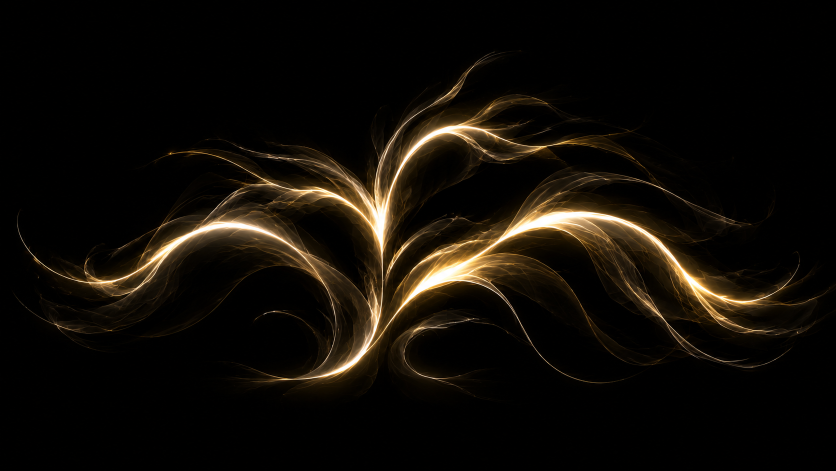
#> input picture input/original.png, 1672 x 941 px (shown at 1/2 size)
$ python extract_v07.py
#> lines starting #> are read from the running program, lines starting #| are printed output that depends on the picture; after the words box and inside, x2 and y2 are one past the last pixel; in counts of white or black regions, pixels touching at a corner belong together
### src/preprocess.py
"""
图像预处理：从原图中提取金色光带，形态学固化为实心带状，骨架化，修剪毛刺。
"""
import numpy as np
from PIL import Image
from skimage import color, morphology


def load_image(path: str) -> np.ndarray:
    """加载图片为 RGB numpy 数组 (H, W, 3)。"""
    img = Image.open(path).convert("RGB")
    return np.array(img)


def extract_golden_mask(rgb: np.ndarray) -> np.ndarray:
    """
    提取金色光带的二值掩码。
    HSV 锁定黄-橙色相 + 高亮度 + 适度饱和度，亮度兜底。
    """
    hsv = color.rgb2hsv(rgb)
    h, s, v = hsv[..., 0], hsv[..., 1], hsv[..., 2]

    hue_mask = (h >= 0.05) & (h <= 0.17)
    sat_mask = s >= 0.25
    val_mask = v >= 0.25
    color_mask = hue_mask & sat_mask & val_mask
    bright_mask = v >= 0.70

    return color_mask | bright_mask


def solidify_mask(mask: np.ndarray, close_radius: int = 10, dilate_radius: int = 3, min_object_size: int = 800) -> np.ndarray:
    """
    强力形态学固化：把丝缕状光带变成实心、边缘平滑的带状区域。
    1. 去小连通块  2. 大核闭运算填补空洞  3. 膨胀合并邻近丝缕  4. 再次去噪
    """
    cleaned = morphology.remove_small_objects(mask, min_size=min_object_size)
    cleaned = morphology.binary_closing(cleaned, morphology.disk(close_radius))
    if dilate_radius > 0:
        cleaned = morphology.binary_dilation(cleaned, morphology.disk(dilate_radius))
    cleaned = morphology.remove_small_objects(cleaned, min_size=min_object_size * 2)
    return cleaned


def skeletonize(mask: np.ndarray) -> np.ndarray:
    """骨架化：将实心光带细化为单像素宽的中心线。"""
    return morphology.skeletonize(mask)


def prune_skeleton(skeleton: np.ndarray, min_branch_length: int = 25) -> np.ndarray:
    """
    修剪骨架上的短毛刺分支。
    迭代去除端点开始的短分支，直到没有长度小于阈值的端部分支。
    """
    skel = skeleton.copy()
    h, w = skel.shape

    def get_neighbors(y, x):
        nbs = []
        for dy in (-1, 0, 1):
            for dx in (-1, 0, 1):
                if dy == 0 and dx == 0:
                    continue
                ny, nx = y + dy, x + dx
                if 0 <= ny < h and 0 <= nx < w and skel[ny, nx]:
                    nbs.append((ny, nx))
        return nbs

    for _ in range(10):
        endpoints = []
        ys, xs = np.where(skel)
        for y, x in zip(ys, xs):
            if len(get_neighbors(y, x)) == 1:
                endpoints.append((y, x))

        removed_any = False
        for ep in endpoints:
            path = [ep]
            current = ep
            prev = None
            while True:
                nbs = get_neighbors(current[0], current[1])
                next_pts = [n for n in nbs if n != prev]
                if not next_pts:
                    break
                if len(get_neighbors(current[0], current[1])) >= 3 and current != ep:
                    break
                nxt = next_pts[0]
                path.append(nxt)
                prev = current
                current = nxt
                if len(path) > min_branch_length:
                    break

            if len(path) <= min_branch_length:
                for p in path[:-1]:
                    skel[p[0], p[1]] = False
                removed_any = True

        if not removed_any:
            break

    return skel

### src/trace_angle.py
"""
骨架曲线追踪：基于多源 BFS 最短路径 + 端点角度聚类，精确提取5根主枝条。

核心思路：
1. 多源 BFS 从底部根区域计算每个骨架像素到根的距离场
2. 每个端点沿距离递减方向走到根 → 最短路径
3. 按端点相对于汇聚中心的角度聚类为5组（左上/左下/中上/右上/右下）
4. 每组取最长路径 → 5根主枝条
"""
import numpy as np
from collections import deque


def _neighbors(y: int, x: int, h: int, w: int) -> list:
    nbs = []
    for dy in (-1, 0, 1):
        for dx in (-1, 0, 1):
            if dy == 0 and dx == 0:
                continue
            ny, nx = y + dy, x + dx
            if 0 <= ny < h and 0 <= nx < w:
                nbs.append((ny, nx))
    return nbs


def _degree_map(skeleton: np.ndarray) -> np.ndarray:
    h, w = skeleton.shape
    degree = np.zeros((h, w), dtype=np.int32)
    ys, xs = np.where(skeleton)
    for y, x in zip(ys, xs):
        cnt = sum(1 for ny, nx in _neighbors(y, x, h, w) if skeleton[ny, nx])
        degree[y, x] = cnt
    return degree


def find_endpoints(skeleton: np.ndarray) -> list:
    deg = _degree_map(skeleton)
    ys, xs = np.where((skeleton) & (deg == 1))
    return list(zip(ys, xs))


def define_root_region(skeleton: np.ndarray, y_ratio: float = 0.72) -> np.ndarray:
    h, w = skeleton.shape
    y_min = int(h * y_ratio)
    root_mask = np.zeros_like(skeleton, dtype=bool)
    root_mask[y_min:, :] = True
    return root_mask & skeleton


def multi_source_bfs(skeleton: np.ndarray, sources: list) -> np.ndarray:
    h, w = skeleton.shape
    dist = np.full((h, w), -1, dtype=np.int32)
    queue = deque()
    for sy, sx in sources:
        if skeleton[sy, sx] and dist[sy, sx] == -1:
            dist[sy, sx] = 0
            queue.append((sy, sx))
    while queue:
        y, x = queue.popleft()
        d = dist[y, x]
        for ny, nx in _neighbors(y, x, h, w):
            if skeleton[ny, nx] and dist[ny, nx] == -1:
                dist[ny, nx] = d + 1
                queue.append((ny, nx))
    return dist


def trace_path_to_root(start: tuple, dist: np.ndarray, skeleton: np.ndarray) -> list:
    h, w = skeleton.shape
    path = [start]
    visited = {start}
    current = start
    while True:
        y, x = current
        if dist[y, x] == 0:
            break
        candidates = [(ny, nx) for ny, nx in _neighbors(y, x, h, w)
                      if skeleton[ny, nx] and (ny, nx) not in visited and dist[ny, nx] >= 0]
        if not candidates:
            candidates = [(ny, nx) for ny, nx in _neighbors(y, x, h, w)
                          if skeleton[ny, nx] and (ny, nx) not in visited]
            if not candidates:
                break
        best = min(candidates, key=lambda p: dist[p[0], p[1]])
        path.append(best)
        visited.add(best)
        current = best
        if len(path) > 2000:
            break
    return path


# 5个角度区间（度），对应5根主枝条
# 角度定义：arctan2(ey-cy, ex-cx)，正右=0°，正上=-90°，正左=±180°
ANGLE_GROUPS = {
    "right_lower":  {"name": "右下卷曲枝", "min": -25, "max": 15},
    "right_upper":  {"name": "右上大枝",   "min": -75, "max": -35},
    "center_top":   {"name": "中间主干",   "min": -105, "max": -75},
    "left_upper":   {"name": "左上大枝",   "min": -155, "max": -110},
    "left_lower":   {"name": "左下卷曲枝", "min": -180, "max": -155},
}


def extract_5_main_curves(
    skeleton: np.ndarray,
    min_length: int = 80,
    root_y_ratio: float = 0.72,
    center_y_ratio: float = 0.65,
    center_x_ratio: float = 0.50,
) -> list:
    """
    提取5根主枝条，按端点角度聚类。
    返回列表，每个元素为 dict:
        {"key": str, "name": str, "points": np.ndarray (N,2), "endpoint": (y,x), "length": int, "angle": float}
    """
    h, w = skeleton.shape
    cy = h * center_y_ratio
    cx = w * center_x_ratio

    print(f"  [AngleCluster] Center=({cx:.0f},{cy:.0f}), root y>={root_y_ratio:.0%}")

    root_mask = define_root_region(skeleton, y_ratio=root_y_ratio)
    root_pixels = list(zip(*np.where(root_mask)))
    print(f"  [AngleCluster] Root pixels: {len(root_pixels)}")
    dist = multi_source_bfs(skeleton, root_pixels)

    endpoints = find_endpoints(skeleton)
    print(f"  [AngleCluster] Endpoints: {len(endpoints)}")

    endpoint_paths = []
    for ep in endpoints:
        if dist[ep[0], ep[1]] < 0:
            continue
        path = trace_path_to_root(ep, dist, skeleton)
        if len(path) < min_length:
            continue
        ey, ex = ep
        angle = np.degrees(np.arctan2(ey - cy, ex - cx))
        endpoint_paths.append((angle, ep, np.array(path, dtype=np.float64)))

    print(f"  [AngleCluster] Valid paths (len>={min_length}): {len(endpoint_paths)}")

    results = []
    for key, group in ANGLE_GROUPS.items():
        amin, amax = group["min"], group["max"]
        if amin <= -180:
            matched = [(a, ep, p) for a, ep, p in endpoint_paths
                       if (a >= amin and a <= amax) or (a >= 160 and a <= 180)]
        else:
            matched = [(a, ep, p) for a, ep, p in endpoint_paths
                       if amin <= a <= amax]

        if matched:
            matched.sort(key=lambda x: len(x[2]), reverse=True)
            best_angle, best_ep, best_path = matched[0]
            results.append({
                "key": key,
                "name": group["name"],
                "points": best_path,
                "endpoint": best_ep,
                "length": len(best_path),
                "angle": best_angle,
                "group_count": len(matched),
            })
            print(f"  [AngleCluster] {group['name']:8s}: {len(matched)} candidates, "
                  f"best len={len(best_path)}, angle={best_angle:.1f}°")
        else:
            print(f"  [AngleCluster] {group['name']:8s}: NO candidates in [{amin},{amax}]!")

    return results

### src/smooth.py
"""
曲线平滑 v0.8：RDP路径简化 + B样条插值，生成极光滑的宏观走向曲线。

核心思路：
1. RDP (Ramer-Douglas-Peucker) 简化：去掉所有局部锯齿点，只保留宏观拐点
2. B样条插值：用少量拐点插值生成 C2 连续的极光滑曲线
3. 也保留传统的直接B样条平滑方法用于对比
"""
import numpy as np
from scipy.interpolate import splprep, splev


# [93 lines left out: functions perpendicular_distance, rdp_simplify, smooth_trend_curve, not called in this run]


def smooth_curve(
    points: np.ndarray,
    num_samples: int = 800,
    smooth_factor: float = 150.0,
    k: int = 3,
) -> np.ndarray:
    """传统直接B样条平滑（保留用于对比）。"""
    if len(points) < k + 1:
        return points
    y = points[:, 0]
    x = points[:, 1]
    try:
        tck, u = splprep([y, x], s=smooth_factor, k=k)
        u_new = np.linspace(u.min(), u.max(), num_samples)
        y_smooth, x_smooth = splev(u_new, tck)
        return np.column_stack([y_smooth, x_smooth])
    except Exception:
        return moving_average_curve(points, num_samples)


# [12 lines left out: function moving_average_curve, not called in this run]

### scripts/extract_v07.py
#!/usr/bin/env python3
"""
曲线提取主入口 v0.7（稳定版）
方法：多源 BFS 最短路径 + 端点角度聚类 → 精确提取5根主枝条 → B样条平滑 → SVG/JSON导出。
"""
import sys
import os
import json
import numpy as np

sys.path.insert(0, os.path.dirname(os.path.dirname(os.path.abspath(__file__))))

from src.preprocess import load_image, extract_golden_mask, solidify_mask, skeletonize, prune_skeleton
from src.trace_angle import extract_5_main_curves
from src.smooth import smooth_curve
import matplotlib
matplotlib.use("Agg")
import matplotlib.pyplot as plt


def export_svg(curves_data: list, image_size: tuple, output_path: str):
    """导出5根主枝条为 SVG，每根不同颜色。"""
    w, h = image_size
    colors = ["#FF6B6B", "#4ECDC4", "#45B7D1", "#FFA07A", "#98D8C8"]
    parts = [
        f'<?xml version="1.0" encoding="UTF-8"?>',
        f'<svg xmlns="http://www.w3.org/2000/svg" width="{w}" height="{h}" viewBox="0 0 {w} {h}">',
        f'  <rect width="100%" height="100%" fill="black"/>',
    ]
    for i, cd in enumerate(curves_data):
        pts = cd["smoothed"]
        d = f"M {pts[0,1]:.1f} {pts[0,0]:.1f}"
        for p in pts[1:]:
            d += f" L {p[1]:.1f} {p[0]:.1f}"
        parts.append(
            f'  <path d="{d}" fill="none" stroke="{colors[i % len(colors)]}" '
            f'stroke-width="3" stroke-linecap="round" stroke-linejoin="round" '
            f'id="{cd["key"]}" name="{cd["name"]}"/>'
        )
    parts.append("</svg>")
    with open(output_path, "w", encoding="utf-8") as f:
        f.write("\n".join(parts))


def export_json(curves_data: list, output_path: str):
    """导出JSON，包含每根枝条的名称、平滑点坐标、长度。"""
    data = {"version": "v0.7", "curve_count": len(curves_data), "curves": []}
    for cd in curves_data:
        pts = cd["smoothed"]
        points_xy = [[float(p[1]), float(p[0])] for p in pts]
        lengths = np.sqrt(np.sum(np.diff(pts, axis=0) ** 2, axis=1))
        data["curves"].append({
            "key": cd["key"],
            "name": cd["name"],
            "point_count": len(pts),
            "total_length_px": round(float(np.sum(lengths)), 2),
            "raw_length": cd["length"],
            "endpoint_xy": [float(cd["endpoint"][1]), float(cd["endpoint"][0])],
            "angle_deg": round(float(cd["angle"]), 1),
            "points": points_xy,
        })
    with open(output_path, "w", encoding="utf-8") as f:
        json.dump(data, f, ensure_ascii=False, indent=2)


def make_preview(curves_data: list, original: np.ndarray, output_path: str):
    """生成预览图：左原图叠加，右独立曲线。"""
    colors = ["#FF6B6B", "#4ECDC4", "#45B7D1", "#FFA07A", "#98D8C8"]
    fig, axes = plt.subplots(1, 2, figsize=(18, 8))

    axes[0].imshow(original, alpha=0.6)
    for i, cd in enumerate(curves_data):
        pts = cd["smoothed"]
        axes[0].plot(pts[:, 1], pts[:, 0], color=colors[i], linewidth=2.5, label=cd["name"])
        axes[0].scatter(cd["endpoint"][1], cd["endpoint"][0], color=colors[i], s=80, marker="*", edgecolors="white", linewidths=1)
    axes[0].set_title("5 Main Curves Overlay on Original", fontsize=13)
    axes[0].legend(loc="upper right", fontsize=9, facecolor="black", labelcolor="white", framealpha=0.8)
    axes[0].axis("off")

    axes[1].set_facecolor("black")
    for i, cd in enumerate(curves_data):
        pts = cd["smoothed"]
        axes[1].plot(pts[:, 1], pts[:, 0], color=colors[i], linewidth=2.5, label=cd["name"])
    axes[1].set_title("5 Extracted Smooth Curves", fontsize=13)
    axes[1].set_aspect("equal")
    axes[1].invert_yaxis()
    axes[1].legend(loc="upper right", fontsize=9, facecolor="black", labelcolor="white", framealpha=0.8)
    axes[1].axis("off")

    fig.suptitle("Curve Extraction v0.7 — Angle-Clustered 5 Main Branches", fontsize=15, color="white", fontweight="bold")
    fig.patch.set_facecolor("#1a1a1a")
    plt.tight_layout()
    plt.savefig(output_path, dpi=150, facecolor=fig.get_facecolor(), bbox_inches="tight")
    plt.close(fig)


def main():
    VERSION = "v0.7"
    base_dir = os.path.dirname(os.path.dirname(os.path.abspath(__file__)))
    input_path = os.path.join(base_dir, "input", "original.png")
    output_dir = os.path.join(base_dir, "output", VERSION)
    os.makedirs(output_dir, exist_ok=True)

    print("=" * 60)
    print(f"Curve Extractor {VERSION} — BFS + Angle Clustering (5 curves)")
    print("=" * 60)

    print("\n[1/5] Loading & preprocessing...")
    original = load_image(input_path)
#> in load_image, img is the input picture: PIL image 1672x941 RGB; mean R, G, B 16.9, 12.9, 7.4
    h, w = original.shape[:2]
    print(f"  Image: {w} x {h}")
#|   Image: 1672 x 941

    mask = extract_golden_mask(original)
#> in extract_golden_mask, `h, s, v = hsv[..., 0], hsv[..., 1], hsv[..., 2]`:
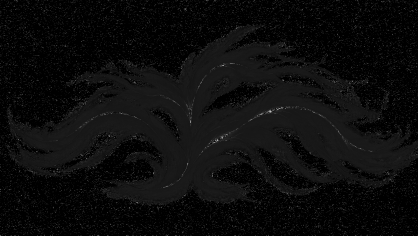
#> h: shape (941, 1672) float64 (shown at 1/4 size); min 0, max 0.979, mean 0.0469
#> in extract_golden_mask, `h, s, v = hsv[..., 0], hsv[..., 1], hsv[..., 2]`:
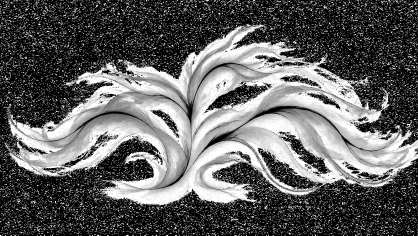
#> s: shape (941, 1672) float64 (shown at 1/4 size); min 0, max 1, mean 0.382
#> in extract_golden_mask, `hue_mask = (h >= 0.05) & (h <= 0.17)`:
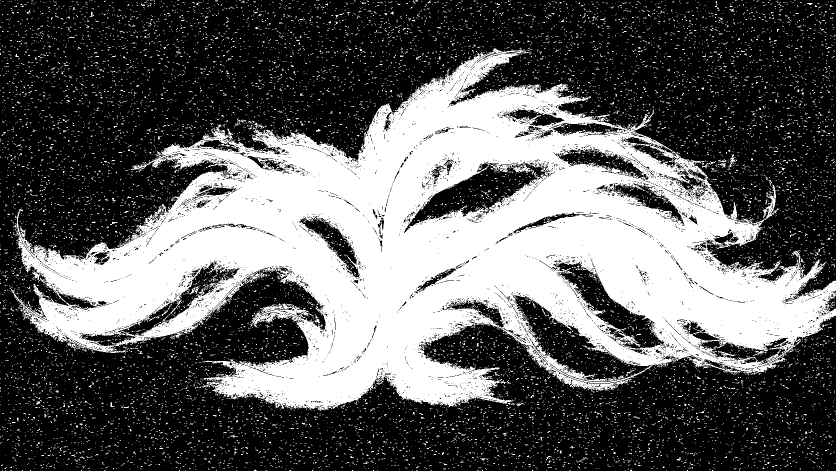
#> hue_mask: shape (941, 1672) bool (shown at 1/2 size); 36.5% white; 13014 white regions (12915 under 20 px), largest, box (x1, y1, x2, y2) and area: (20, 97, 1672, 823) 524867, (1455, 310, 1474, 336) 123, (374, 572, 399, 589) 123
#> in extract_golden_mask, `sat_mask = s >= 0.25`:
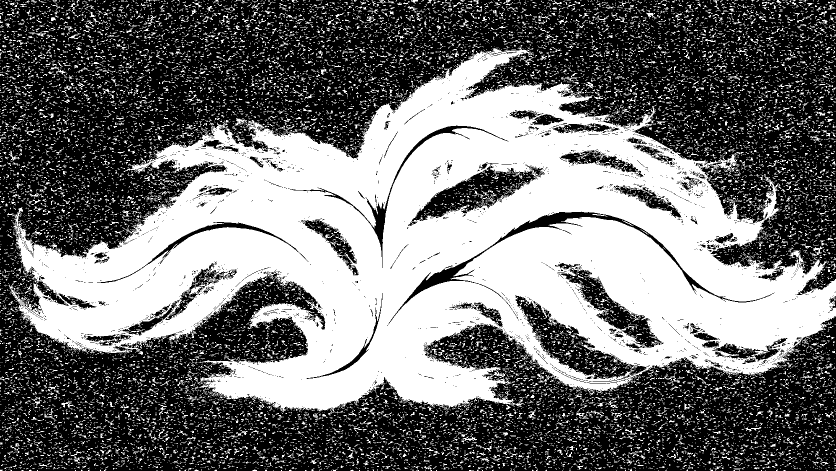
#> sat_mask: shape (941, 1672) bool (shown at 1/2 size); 44.4% white; 17274 white regions (15847 under 20 px), largest, box (x1, y1, x2, y2) and area: (14, 95, 1672, 826) 571615, (1620, 492, 1648, 513) 171, (470, 236, 495, 251) 153
    solid = solidify_mask(mask, close_radius=10, dilate_radius=3, min_object_size=800)
    skel = skeletonize(solid)
    skel_pruned = prune_skeleton(skel, min_branch_length=25)
    print(f"  Skeleton (pruned): {skel_pruned.sum()} pixels")
#|   Skeleton (pruned): 5814 pixels

    print("\n[2/5] Extracting 5 main curves via angle clustering...")
    curves_data = extract_5_main_curves(
        skel_pruned,
        min_length=80,
        root_y_ratio=0.72,
        center_y_ratio=0.65,
        center_x_ratio=0.50,
    )
#|   [AngleCluster] Center=(836,612), root y>=72%
#> in define_root_region, `return root_mask & skeleton`:
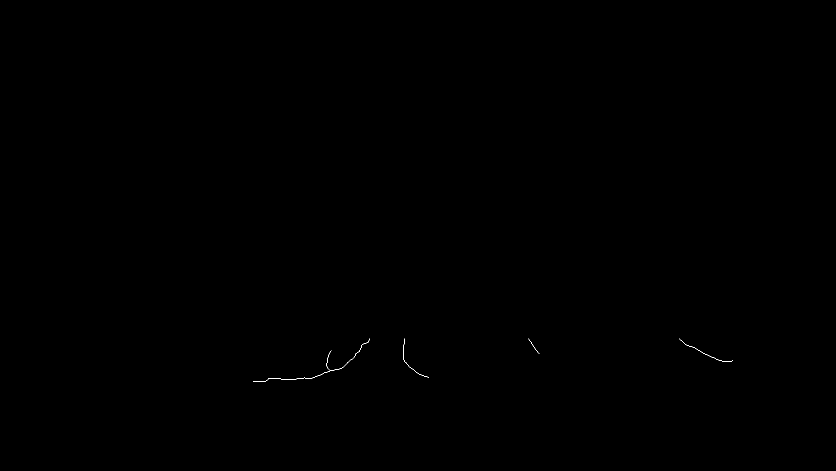
#> returned value: shape (941, 1672) bool (shown at 1/2 size); 0.03% white in thin lines or dots, all inside (x1, y1, x2, y2) = (506, 677, 1466, 764)
#> in extract_5_main_curves, `root_pixels = list(zip(*np.where(root_mask)))`: root_pixels = 528 pairs, first value 677 to 763, second value 506 to 1465
#|   [AngleCluster] Root pixels: 528
#> the loop in multi_source_bfs, `for sy, sx in sources:` made 528 passes
#> (sy, sx) on passes 1 to 3: (677, 739), (677, 809), (677, 1057)
#> the loop in multi_source_bfs, `while queue:` made 5694 passes
#> after the loop in multi_source_bfs, `while queue:`:
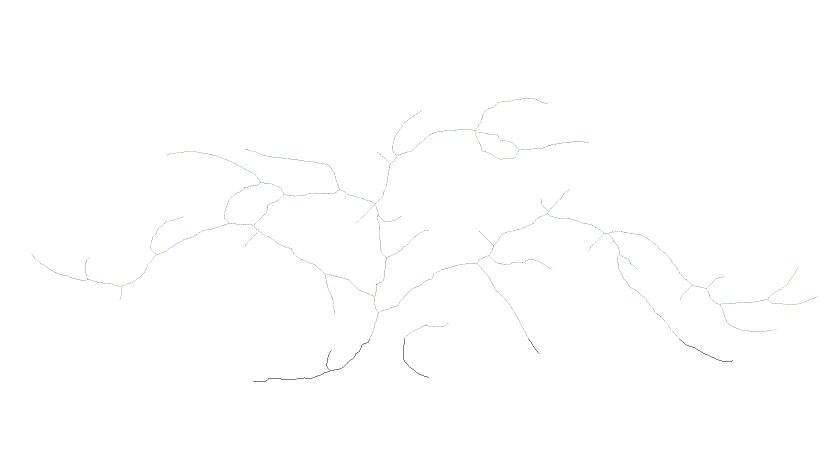
#> dist: shape (941, 1672) int32 (shown at 1/2 size); 794 distinct labels, from -1 to 792; one colour per label, 0 black, -1 white
#> in _degree_map, `ys, xs = np.where(skeleton)`: ys = 5814 values from 122 to 763; xs = 5814 values, max 1634 at index 4492, min 63 at index 3077, mean 857.8
#> the loop in _degree_map, `for y, x in zip(ys, xs):` made 5814 passes
#> (y, x, cnt) on passes 1 to 3: (122, 962, 1), (123, 959, 2), (123, 960, 2)
#> in find_endpoints, `ys, xs = np.where((skeleton) & (deg == 1))`: ys = 32 values from 122 to 763; xs = 32 values, max 1634 at index 21, min 63 at index 15, mean 888
#> in extract_5_main_curves, `endpoints = find_endpoints(skeleton)`: endpoints = 32 pairs, first value 122 to 763, second value 63 to 1634
#|   [AngleCluster] Endpoints: 32
#> the loop in extract_5_main_curves, `for ep in endpoints:` made 32 passes
#> (ey, ex, angle) on passes 2, 4, 5, 6, 7, 8, 9, 10: (205, 1096, -57.41), (220, 843, -88.98), (299, 490, -137.9), (304, 754, -104.9), (310, 333, -149), (379, 1139, -37.52), (432, 802, -100.7), (433, 367, -159.1)
#> after the loop in extract_5_main_curves, `for ep in endpoints:`: endpoint_paths = 25 items
#|   [AngleCluster] Valid paths (len>=80): 25
#> the loop in extract_5_main_curves, `for key, group in ANGLE_GROUPS.items():` made 5 passes
#> (best_angle, best_ep) on passes 1 to 5: (-1.34, (593, 1634)), (-57.41, (205, 1096)), (-88.98, (220, 843)), (-149, (310, 333)), (-172.3, (507, 63))
#> (printed output is left out)
#> after the loop in extract_5_main_curves, `for key, group in ANGLE_GROUPS.items():`: results = 5 items
#> curves_data = 5 items

    print("\n[3/5] B-spline smoothing...")
    for cd in curves_data:
        cd["smoothed"] = smooth_curve(cd["points"], num_samples=800, smooth_factor=150.0)
        print(f"  {cd['name']:8s}: {cd['length']} raw pts -> {len(cd['smoothed'])} smooth pts")
#> this loop made 5 passes
#|   右下卷曲枝   : 667 raw pts -> 800 smooth pts
#|   右上大枝    : 699 raw pts -> 800 smooth pts
#|   中间主干    : 476 raw pts -> 800 smooth pts
#|   左上大枝    : 650 raw pts -> 800 smooth pts
#|   左下卷曲枝   : 793 raw pts -> 800 smooth pts

    print("\n[4/5] Exporting SVG / JSON...")
    svg_path = os.path.join(output_dir, "curves_5branches.svg")
    json_path = os.path.join(output_dir, "curves_5branches.json")
    preview_path = os.path.join(output_dir, "preview.png")

    export_svg(curves_data, (w, h), svg_path)
#> the loop in export_svg, `for i, cd in enumerate(curves_data):` made 5 passes
#> after the loop in export_svg, `for i, cd in enumerate(curves_data):`: parts = 8 items
    export_json(curves_data, json_path)
#> in export_json, `data = {"version": "v0.7", "curve_count": len(curves_data), "curves": ..`: data = {'version': 'v0.7', 'curve_count': 5, 'curves': []}
#> the loop in export_json, `for cd in curves_data:` made 5 passes

    print("\n[5/5] Generating preview...")
    make_preview(curves_data, original, preview_path)
#> the loop in make_preview, `for i, cd in enumerate(curves_data):` made 5 passes
#> in make_preview, `plt.savefig(output_path, dpi=150, facecolor=fig.get_facecolor(), bbox_..`:
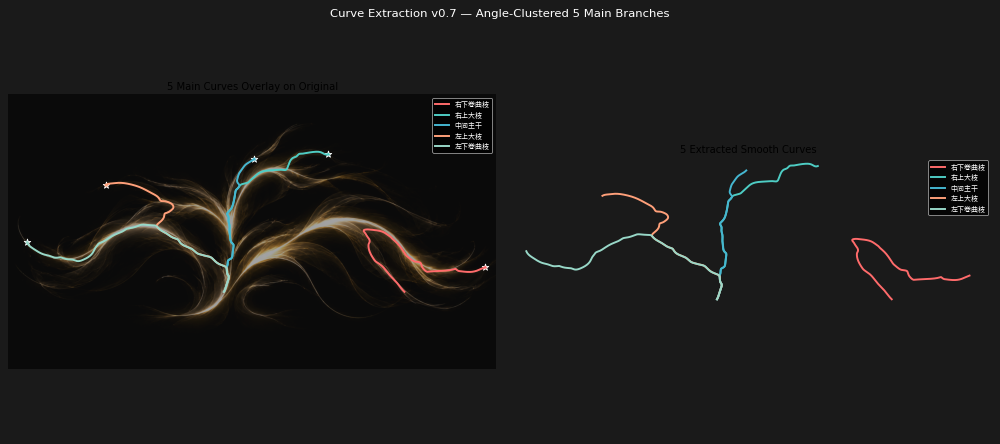
#> figure drawn by matplotlib, 2 panels

    print(f"\n  SVG:     {svg_path}")
    print(f"  JSON:    {json_path}")
    print(f"  Preview: {preview_path}")

    print("\n" + "=" * 60)
    print(f"Done! {VERSION} — 5 main branches extracted.")
    print("=" * 60)


if __name__ == "__main__":
    main()
